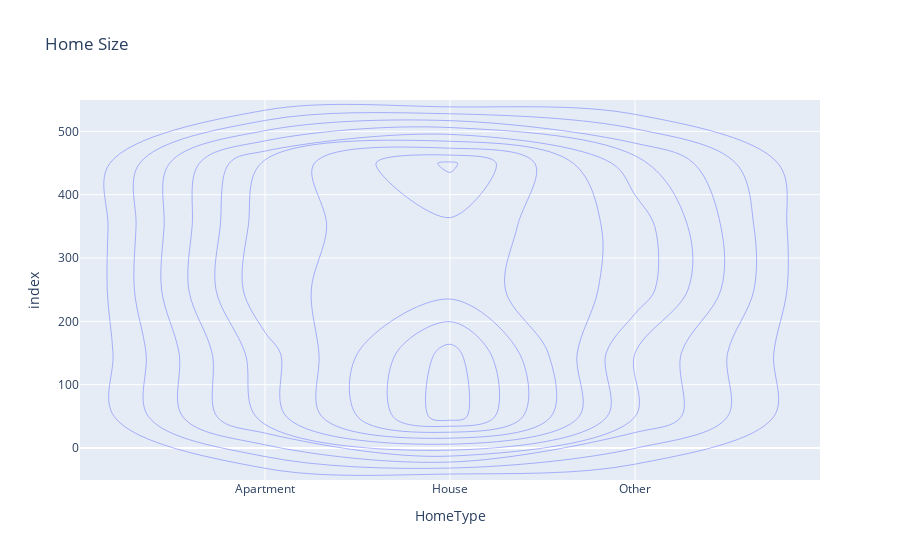

Write notebook code for a chart like this one.
### Code cell
#density plot
fig = px.density_contour(df, x='HomeType', title='Home Size')
fig.show()

### Figure 1 — Plotly figure (JSON) as saved in the notebook; plotly's stock layout.template omitted (floating-point values rounded to 4 significant figures; data arrays with more than 128 entries replaced by an {"elided": "..."} marker saying what was removed)
{"data": [{"contours": {"coloring": "none"}, "hovertemplate": "HomeType=%{x}<br>index=%{y}<br>count=%{z}<extra></extra>", "legendgroup": "", "line": {"color": "#636efa"}, "name": "", "showlegend": false, "type": "histogram2dcontour", "x": {"elided": "499 str values"}, "xaxis": "x", "xbingroup": "x", "y": {"elided": "499 int values"}, "yaxis": "y", "ybingroup": "y"}], "layout": {"legend": {"tracegroupgap": 0}, "title": {"text": "Home Size"}, "xaxis": {"anchor": "y", "domain": [0, 1], "title": {"text": "HomeType"}}, "yaxis": {"anchor": "x", "domain": [0, 1], "title": {"text": "index"}}}}
